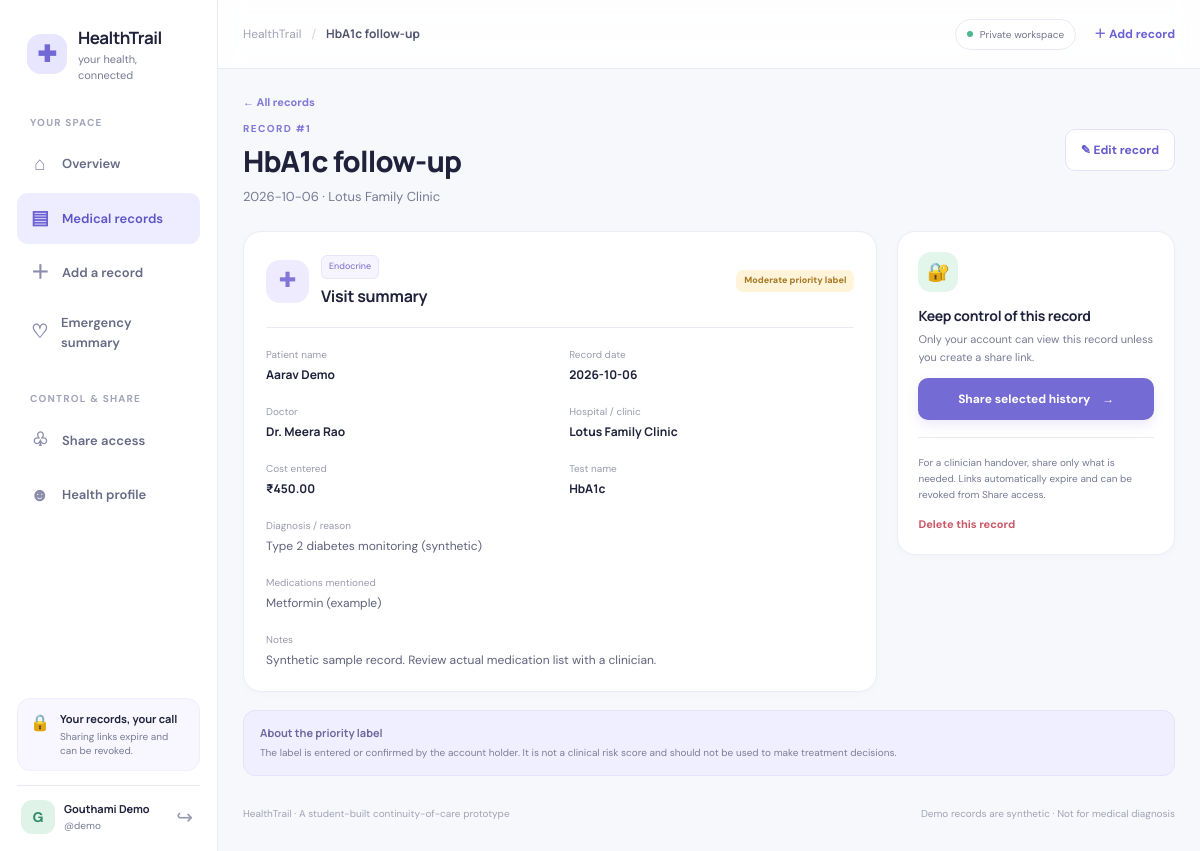
Screenshot of /records/1 (signed in) with the database file from the repository.
### tables this page shows
CREATE TABLE users (
                id INTEGER PRIMARY KEY AUTOINCREMENT,
                username TEXT NOT NULL UNIQUE COLLATE NOCASE,
                full_name TEXT NOT NULL,
                password_hash TEXT NOT NULL,
                allergies TEXT NOT NULL DEFAULT '',
                current_medications TEXT NOT NULL DEFAULT '',
                chronic_conditions TEXT NOT NULL DEFAULT '',
                emergency_contact TEXT NOT NULL DEFAULT '',
                created_at TEXT NOT NULL
            );

CREATE TABLE records (
                id INTEGER PRIMARY KEY AUTOINCREMENT,
                user_id INTEGER NOT NULL REFERENCES users(id) ON DELETE CASCADE,
                patient_name TEXT NOT NULL,
                record_date TEXT NOT NULL,
                doctor_name TEXT NOT NULL DEFAULT '',
                hospital_name TEXT NOT NULL DEFAULT '',
                cost REAL,
                category TEXT NOT NULL,
                severity TEXT NOT NULL,
                title TEXT NOT NULL,
                diagnosis TEXT NOT NULL DEFAULT '',
                test_type TEXT NOT NULL DEFAULT '',
                medications TEXT NOT NULL DEFAULT '',
                notes TEXT NOT NULL DEFAULT '',
                extracted_text TEXT NOT NULL DEFAULT '',
                attachment_path TEXT NOT NULL DEFAULT '',
                original_filename TEXT NOT NULL DEFAULT '',
                source_type TEXT NOT NULL DEFAULT 'manual',
                created_at TEXT NOT NULL
            );

### app.py (the view)
    @app.route("/records/<int:record_id>")
    @login_required
    def record_detail(record_id: int):
        row = own_record(record_id)
        repeats = [r for r in get_potential_repeats(current_user()["id"], 20)
                   if row["id"] in (r["latest"]["id"], r["previous"]["id"])]
        return render_template("record_detail.html", page_title=row["title"], record=row, repeats=repeats)

### templates/record_detail.html (shortened to what this page needs)
{% extends 'base.html' %}
{% block content %}
<div class="page-intro"><div><a href="{{ url_for('records') }}" class="back-link">← All records</a><span class="eyebrow">RECORD #{{ record['id'] }}</span><h1>{{ record['title'] }}</h1><p class="muted">{{ record['record_date'] }} · {{ record['hospital_name'] or 'Provider not listed' }}</p></div><a class="btn btn-secondary" href="{{ url_for('edit_record', record_id=record['id']) }}">✎ Edit record</a></div>
<div class="detail-layout"><section class="panel detail-main"><div class="detail-heading"><div class="detail-category-icon">{{ '♡' if record['category']=='Cardiovascular' else ('⌁' if record['category']=='Respiratory' else '✚') }}</div><div><span class="category-chip">{{ record['category'] }}</span><h2>Visit summary</h2></div><span class="severity severity-{{ record['severity']|lower }}">{{ record['severity'] }} priority label</span></div>
<div class="detail-fields"><div><small>Patient name</small><strong>{{ record['patient_name'] }}</strong></div><div><small>Record date</small><strong>{{ record['record_date'] }}</strong></div><div><small>Doctor</small><strong>{{ record['doctor_name'] or 'Not provided' }}</strong></div><div><small>Hospital / clinic</small><strong>{{ record['hospital_name'] or 'Not provided' }}</strong></div><div><small>Cost entered</small><strong>{% if record['cost'] is not none %}₹{{ '{:,.2f}'.format(record['cost']) }}{% else %}Not provided{% endif %}</strong></div><div><small>Test name</small><strong>{{ record['test_type'] or 'Not provided' }}</strong></div><div class="span-2"><small>Diagnosis / reason</small><p>{{ record['diagnosis'] or 'No diagnosis or reason entered.' }}</p></div><div class="span-2"><small>Medications mentioned</small><p>{{ record['medications'] or 'No medications recorded.' }}</p></div><div class="span-2"><small>Notes</small><p class="preserve-lines">{{ record['notes'] or 'No additional notes.' }}</p></div></div>
</section><aside class="panel detail-side"><div class="side-icon-bubble">🔐</div><h2>Keep control of this record</h2><p>Only your account can view this record unless you create a share link.</p><a class="btn btn-primary btn-block" href="{{ url_for('sharing') }}">Share selected history <span>→</span></a><div class="mini-divider"></div><p class="side-note">For a clinician handover, share only what is needed. Links automatically expire and can be revoked from Share access.</p><form method="post" action="{{ url_for('delete_record', record_id=record['id']) }}" data-confirm="Delete this record and its uploaded attachment? This cannot be undone."><input type="hidden" name="csrf_token" value="{{ csrf_token() }}"><button type="submit" class="text-danger">Delete this record</button></form></aside></div>
<div class="notice notice-soft"><strong>About the priority label</strong><p>The label is entered or confirmed by the account holder. It is not a clinical risk score and should not be used to make treatment decisions.</p></div>
{% endblock %}

### templates/base.html (shortened to what this page needs)
<!doctype html>
<html lang="en">
<head>
  <link rel="stylesheet" href="{{ url_for('static', filename='style.css') }}">
</head>
<body>
  <div class="app-shell {% if not current_user() and request.endpoint in ['login', 'signup'] %}auth-shell{% elif not current_user() %}guest-shell{% endif %}">
    {% if current_user() %}
    <aside class="sidebar">
      <a href="{{ url_for('dashboard') }}" class="brand">
        <span class="brand-mark">✚</span>
        <span><strong>HealthTrail</strong><small>your health, connected</small></span>
      </a>
      <div class="nav-label">YOUR SPACE</div>
      <nav class="side-nav">
        <a class="nav-item {% if request.endpoint == 'dashboard' %}active{% endif %}" href="{{ url_for('dashboard') }}"><span>⌂</span> Overview</a>
        <a class="nav-item {% if request.endpoint in ['records', 'record_detail', 'new_record', 'extract_upload', 'edit_record'] %}active{% endif %}" href="{{ url_for('records') }}"><span>▤</span> Medical records</a>
        <a class="nav-item {% if request.endpoint == 'new_record' %}active{% endif %}" href="{{ url_for('new_record') }}"><span>＋</span> Add a record</a>
        <a class="nav-item {% if request.endpoint == 'emergency_card' %}active{% endif %}" href="{{ url_for('emergency_card') }}"><span>♡</span> Emergency summary</a>
      </nav>
      <div class="nav-label">CONTROL & SHARE</div>
      <nav class="side-nav">
        <a class="nav-item {% if request.endpoint in ['sharing', 'public_share'] %}active{% endif %}" href="{{ url_for('sharing') }}"><span>♧</span> Share access</a>
        <a class="nav-item {% if request.endpoint == 'profile' %}active{% endif %}" href="{{ url_for('profile') }}"><span>☻</span> Health profile</a>
      </nav>
      <div class="sidebar-bottom">
        <div class="privacy-mini"><span>🔒</span><div><strong>Your records, your call</strong><p>Sharing links expire and can be revoked.</p></div></div>
        <div class="user-mini"><span class="avatar">{{ current_user()['full_name'][:1]|upper }}</span><div class="user-mini-text"><strong>{{ current_user()['full_name'] }}</strong><small>@{{ current_user()['username'] }}</small></div>
          <form method="post" action="{{ url_for('logout') }}"><input type="hidden" name="csrf_token" value="{{ csrf_token() }}"><button class="logout-icon" type="submit" title="Sign out" aria-label="Sign out">↪</button></form>
        </div>
      </div>
    </aside>
    {% endif %}
    <main class="main-area {% if not current_user() and request.endpoint in ['login', 'signup'] %}auth-main{% elif not current_user() %}guest-main{% endif %}">
      {% if current_user() %}
      <header class="topbar">
        <div class="breadcrumb"><span>HealthTrail</span><span class="crumb-sep">/</span><strong>{{ page_title or 'Overview' }}</strong></div>
        <div class="topbar-actions"><span class="secure-pill"><span class="secure-dot"></span> Private workspace</span><a class="topbar-add" href="{{ url_for('new_record') }}">＋ Add record</a></div>
      </header>
      {% endif %}
      <div class="content-wrap {% if not current_user() and request.endpoint in ['login', 'signup'] %}auth-content{% elif not current_user() %}guest-content{% endif %}">
        {% block content %}{% endblock %}
        <footer class="page-footer"><span>HealthTrail · A student-built continuity-of-care prototype</span><span>Demo records are synthetic · Not for medical diagnosis</span></footer>
      </div>
    </main>
  </div>
</body>
</html>

### rows the page displays
users: full_name "G", full_name "Gouthami Demo", username "demo"
records: title "HbA1c follow-up", id "1", record_date "2026-10-06", hospital_name "Lotus Family Clinic", category "✚", category "Endocrine", severity "Moderate", patient_name "Aarav Demo", doctor_name "Dr. Meera Rao", cost "450.00", test_type "HbA1c", diagnosis "Type 2 diabetes monitoring (synthetic)", medications "Metformin (example)", notes "Synthetic sample record. Review actual medication list with a clinician."
